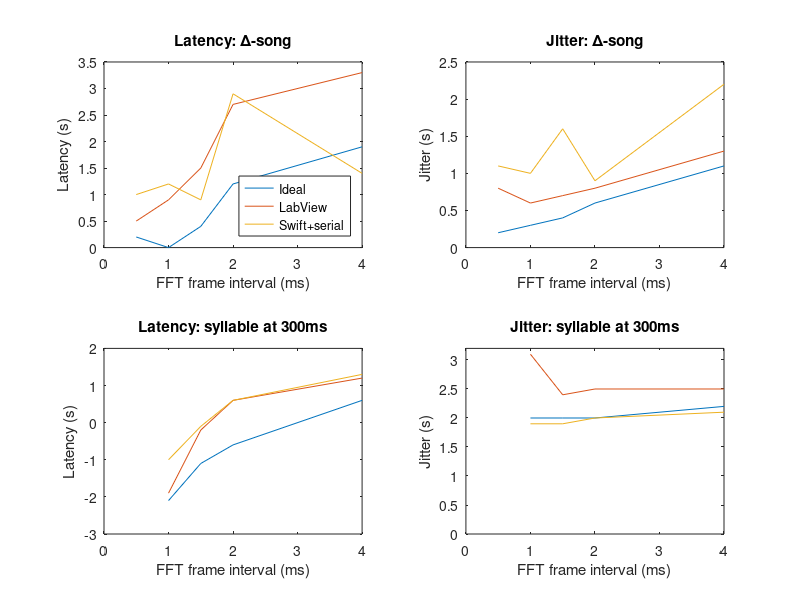
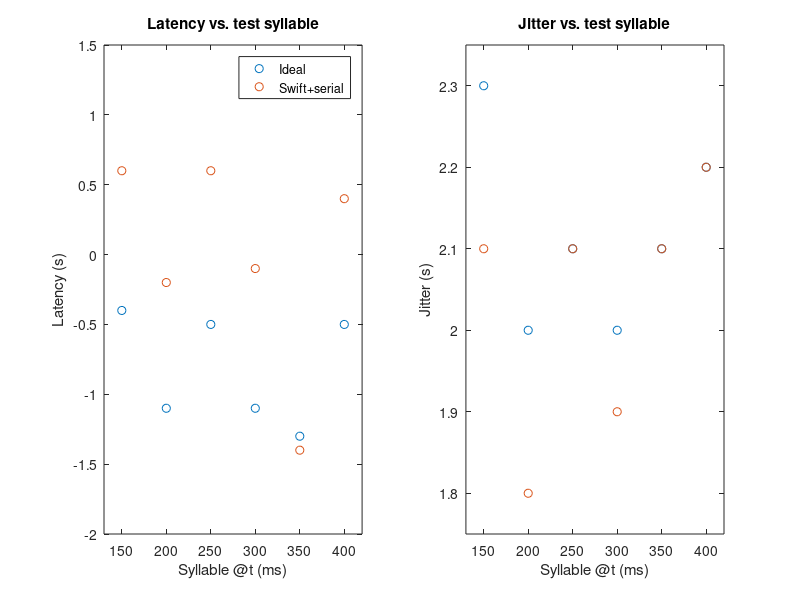
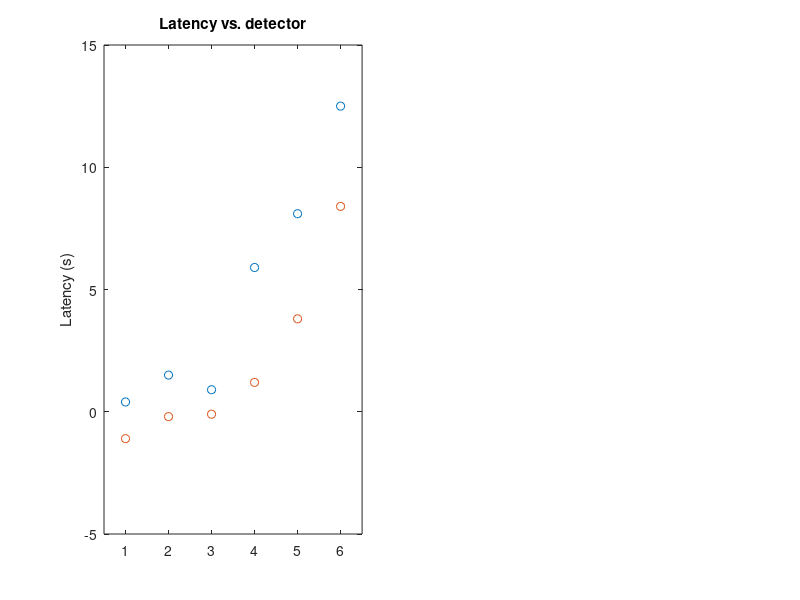

Reproduce these figures in MATLAB, in order. (Note: this script raises an error after producing the figures.)
%% TIMING vs. FRAMESIZE


framesize = [0.5 1 1.5 2 4];
% ideal; labview; swift+serial
latencies_delta = [ 0.2 0 0.4 1.2 1.9;
    0.5 0.9 1.5 2.7 3.3;
    1 1.2 0.9 2.9 1.4];
jitters_delta = [ 0.2 0.3 0.4 0.6 1.1;
    0.8 0.6 0.7 0.8 1.3;
    1.1 1 1.6 0.9 2.2];

latencies_lny64_300 = [NaN -2.1 -1.1 -0.6 0.6;
    NaN -1.9 -0.2 0.6 1.2;
    NaN -1 -0.1 0.6 1.3];
jitters_lny64_300 = [NaN 2 2 2 2.2;
    NaN 3.1 2.4 2.5 2.5;
    NaN 1.9 1.9 2 2.1];

figure(1);
subplot(2,2,1);
plot(framesize, latencies_delta);
title('Latency: \Delta-song');
xlabel('FFT frame interval (ms)');
ylabel('Latency (s)');
l = get(gca, 'YLim');
l(1) = 0;
set(gca, 'YLim', l);
l = get(gca, 'XLim');
l(1) = 0;
set(gca, 'XLim', l);
legend('Ideal', 'LabView', 'Swift+serial', 'Location', 'SouthEast');

subplot(2,2,2);
plot(framesize, jitters_delta);
title('Jitter: \Delta-song');
xlabel('FFT frame interval (ms)');
ylabel('Jitter (s)');
l = get(gca, 'YLim');
l(1) = 0;
set(gca, 'YLim', l);
l = get(gca, 'XLim');
l(1) = 0;
set(gca, 'XLim', l);

subplot(2,2,3);
plot(framesize, latencies_lny64_300);
title('Latency: syllable at 300ms');
xlabel('FFT frame interval (ms)');
ylabel('Latency (s)');
%l = get(gca, 'YLim');
%l(1) = 0;
%set(gca, 'YLim', l);
l = get(gca, 'XLim');
l(1) = 0;
set(gca, 'XLim', l);

subplot(2,2,4);
plot(framesize, jitters_lny64_300);
title('Jitter: syllable at 300ms');
xlabel('FFT frame interval (ms)');
ylabel('Jitter (s)');
l = get(gca, 'YLim');
l(1) = 0;
set(gca, 'YLim', l);
l = get(gca, 'XLim');
l(1) = 0;
set(gca, 'XLim', l);


%% TIMING vs. SYLLABLE

syllables = [ 150:50:400 ];

% ideal; swift+serial
latencies_syl = [ -0.4 -1.1 -0.5 -1.1 -1.3 -0.5;
    0.6 -0.2 0.6 -0.1 -1.4 0.4];
jitters_syl = [ 2.3 2 2.1 2 2.1 2.2;
    2.1 1.8 2.1 1.9 2.1 2.2];

figure(2)
subplot(1,2,1);
plot(syllables, latencies_syl, 'o');
title('Latency vs. test syllable');
xlabel('Syllable @t (ms)');
ylabel('Latency (s)');
l = get(gca, 'YLim') + [-0.5 0.5];
set(gca, 'YLim', l);
l = get(gca, 'XLim') + [-20 20];
set(gca, 'XLim', l);
legend('Ideal', 'Swift+serial', 'Location', 'NorthEast');


subplot(1,2,2);
plot(syllables, jitters_syl, 'o');
title('Jitter vs. test syllable');
xlabel('Syllable @t (ms)');
ylabel('Jitter (s)');
l = get(gca, 'YLim') + [-0.05 0.05];
set(gca, 'YLim', l);
l = get(gca, 'XLim') + [-20 20];
set(gca, 'XLim', l);


%% TIMING vs. DETECTOR

% delta; bird
detectors = {'Ideal', 'LabView','Swift+serial','Swift+audio','Matlab+serial','Matlab+audio'};
latencies_det = [ 0.4 1.5 0.9 5.9 8.1 12.5;
    -1.1 -0.2 -0.1 1.2 3.8 8.4];
jitters_det = [ 0.4 0.7 1.6 2.6 2.3 5.9;
    2 2.4 1.9 4.9 2 5.9];

detectors_num = 1:length(detectors);

figure(3)
subplot(1,2,1);
plot(detectors_num, latencies_det, 'o');
title('Latency vs. detector');
ylabel('Latency (s)');
set(gca, 'XLim', [detectors_num(1)-0.5 detectors_num(end)+0.5]);
xticklabel_rotate(detectors_num, 45, detectors);
legend('\Delta', 'Song 300ms', 'Location', 'NorthWest');


subplot(1,2,2);
plot(detectors_num, jitters_det, 'o');
title('Jitter vs. detector');
ylabel('Jitter (s)');
set(gca, 'XLim', [detectors_num(1)-0.5 detectors_num(end)+0.5]);
xticklabel_rotate(detectors_num, 45, detectors);
